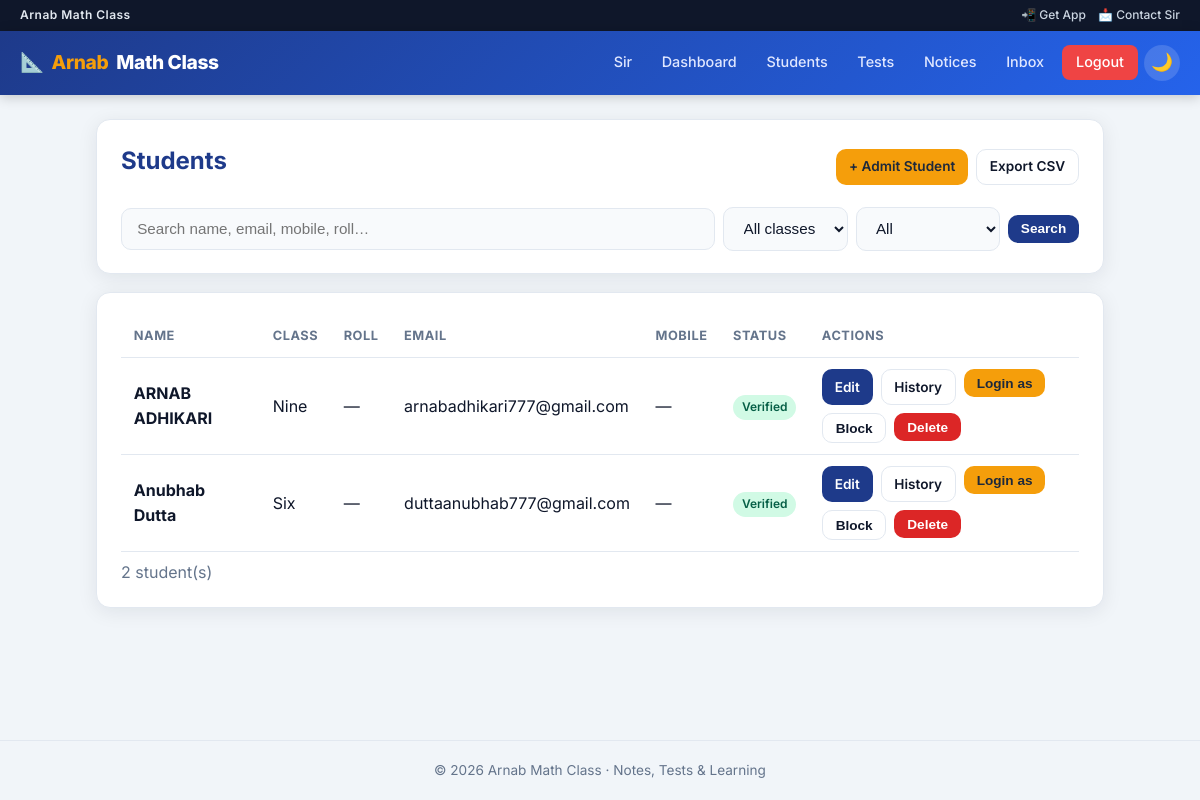
The page /teacher/students (signed in) on the database its author committed.
### tables this page shows
CREATE TABLE students (
            id INTEGER PRIMARY KEY AUTOINCREMENT,
            name TEXT NOT NULL,
            class_name TEXT NOT NULL,
            roll TEXT,
            email TEXT UNIQUE NOT NULL,
            password_hash TEXT NOT NULL,
            is_verified INTEGER DEFAULT 0,
            registered_at TEXT NOT NULL
        , mobile TEXT, admitted_by_teacher INTEGER DEFAULT 0, is_blocked INTEGER DEFAULT 0, notes_internal TEXT);

### app.py (the view)
@app.route("/teacher/students")
@teacher_login_required
def students_list():
    q = request.args.get("q", "").strip()
    class_filter = request.args.get("class", "").strip()
    status = request.args.get("status", "all")
    with get_db() as conn:
        sql = "SELECT * FROM students WHERE 1=1"
        params = []
        if q:
            sql += " AND (name LIKE ? OR email LIKE ? OR mobile LIKE ? OR roll LIKE ?)"
            like = f"%{q}%"
            params.extend([like, like, like, like])
        if class_filter:
            sql += " AND class_name=?"
            params.append(class_filter)
        if status == "verified":
            sql += " AND is_verified=1 AND is_blocked=0"
        elif status == "pending":
            sql += " AND is_verified=0"
        elif status == "blocked":
            sql += " AND is_blocked=1"
        sql += " ORDER BY class_name, name"
        students = conn.execute(sql, params).fetchall()
        classes = [r[0] for r in conn.execute("SELECT DISTINCT class_name FROM students ORDER BY class_name").fetchall()]
    return render_template(
        "students_list.html", students=students, q=q, class_filter=class_filter,
        status=status, classes=classes
    )

### app.py (called while the page is built, shortened)
def get_db():
    conn = sqlite3.connect(DB_PATH)
    conn.row_factory = sqlite3.Row
    conn.execute("PRAGMA foreign_keys = ON")
    return conn

def get_csrf_token():
    token = session.get("_csrf_token")
    if not token:
        token = secrets.token_urlsafe(32)
        session["_csrf_token"] = token
    return token

@app.before_request
def enforce_https():
    if FORCE_HTTPS and not DEBUG_MODE and not request.is_secure and not _is_local_host():
        return redirect(request.url.replace("http://", "https://", 1), code=301)

@app.before_request
def csrf_protect():
    if request.method not in ("POST", "PUT", "PATCH", "DELETE"):
        return None

@app.after_request
def add_security_headers(resp):
    resp.headers.setdefault("X-Content-Type-Options", "nosniff")
    resp.headers.setdefault("X-Frame-Options", "SAMEORIGIN")
    resp.headers.setdefault("Referrer-Policy", "strict-origin-when-cross-origin")
    resp.headers.setdefault("Permissions-Policy", "camera=(), microphone=(), geolocation=()")
    if FORCE_HTTPS and request.is_secure:
        resp.headers.setdefault("Strict-Transport-Security", "max-age=31536000")
    return resp

@app.before_request
def validate_student_session():
    sid = session.get("student_id")
    if not sid or request.endpoint in (None, "static", "manifest", "service_worker"):
        return None

def teacher_login_required(f):
    @wraps(f)
    def decorated(*args, **kwargs):
        if not session.get("is_teacher"):
            flash("Teacher login is required.", "error")
            return redirect(url_for("teacher_login"))
        return f(*args, **kwargs)
    return decorated

@app.context_processor
def inject_notifications():
    data = {"unread_notif_count": 0, "student_notifications": []}
    sid = session.get("student_id")
    if not sid:
        return data

### templates/students_list.html (shortened to what this page needs)
{% extends "base.html" %}
{% block content %}
<div class="card">
  <div class="flex justify-between items-center flex-wrap gap-1">
    <h2>Students</h2>
    <div class="flex gap-1 flex-wrap">
      <a href="{{ url_for('admit_student') }}" class="btn btn-accent btn-sm">+ Admit Student</a>
      <a href="{{ url_for('export_students') }}" class="btn btn-outline btn-sm">Export CSV</a>
    </div>
  </div>
  <form method="GET" class="flex gap-1 flex-wrap mt-2 items-center">
    <input type="text" name="q" value="{{ q or '' }}" placeholder="Search name, email, mobile, roll…" style="flex:1;min-width:180px;margin:0">
    <select name="class" style="width:auto;margin:0">
      <option value="">All classes</option>
    </select>
    <select name="status" style="width:auto;margin:0">
      <option value="all" {% if status=='all' %}selected{% endif %}>All</option>
    </select>
    <button class="btn btn-primary btn-sm" type="submit">Search</button>
  </form>
</div>
<div class="card">
  {% if students %}
  <div style="overflow-x:auto">
  <table>
    <thead>
      <tr>
        <th>Name</th><th>Class</th><th>Roll</th><th>Email</th><th>Mobile</th><th>Status</th><th>Actions</th>
      </tr>
    </thead>
    <tbody>
      {% for s in students %}
      <tr>
        <td><strong>{{ s.name }}</strong></td>
        <td>{{ s.class_name }}</td>
        <td>{{ s.roll or '—' }}</td>
        <td>{{ s.email }}</td>
        <td>{{ s.mobile or '—' }}</td>
        <td>
          {% if s.is_blocked %}<span class="badge badge-danger">Blocked</span>
          {% elif s.is_verified %}<span class="badge badge-success">Verified</span>
          {% else %}<span class="badge badge-info">Pending</span>{% endif %}
        </td>
        <td>
          <div class="flex gap-1 flex-wrap">
            <a href="{{ url_for('edit_student', student_id=s.id) }}" class="btn btn-sm btn-primary">Edit</a>
            <a href="{{ url_for('student_history', student_id=s.id) }}" class="btn btn-sm btn-outline">History</a>
            {% if s.is_verified and not s.is_blocked %}
            <form method="POST" action="{{ url_for('login_as_student', student_id=s.id) }}"><input type="hidden" name="csrf_token" value="{{ csrf_token() }}">
              <button class="btn btn-sm btn-accent" title="Login as this student">Login as</button>
            </form>
            {% endif %}
            <form method="POST" action="{{ url_for('block_student', student_id=s.id) }}"><input type="hidden" name="csrf_token" value="{{ csrf_token() }}">
              <button class="btn btn-sm btn-outline">{{ 'Unblock' if s.is_blocked else 'Block' }}</button>
            </form>
            <form method="POST" action="{{ url_for('delete_student', student_id=s.id) }}" onsubmit="return confirm('Permanently delete {{ s.name }}?')"><input type="hidden" name="csrf_token" value="{{ csrf_token() }}">
              <button class="btn btn-sm btn-danger">Delete</button>
            </form>
          </div>
        </td>
      </tr>
      {% endfor %}
    </tbody>
  </table>
  </div>
  <p class="text-muted mt-1">{{ students|length }} student(s)</p>
  {% else %}
  <p class="text-muted">No students match your search.</p>
  {% endif %}
</div>
{% endblock %}

### templates/base.html (style rules this page uses)
:root, [data-theme="light"] { --bg: #f1f5f9; --surface: #ffffff; --surface2: #f8fafc; --text: #0f172a; --text-muted: #64748b; --primary: #1e3a8a; --primary-hover: #1e40af; --accent: #f59e0b; --success: #059669; --danger: #dc2626; --border: #e2e8f0; --shadow: 0 4px 20px rgba(15,23,42,0.08); --radius: 14px; --nav-h: 64px; }
* { margin:0; padding:0; box-sizing:border-box; }
html { scroll-behavior: smooth; }
body { font-family: 'Inter', 'Noto Sans Bengali', system-ui, sans-serif; background: var(--bg); color: var(--text); min-height: 100vh; display: flex; flex-direction: column; line-height: 1.55; transition: background .25s, color .25s; }
a { color: inherit; text-decoration: none; }
.card { background: var(--surface); border-radius: var(--radius); padding: 1.4rem 1.5rem; box-shadow: var(--shadow); border: 1px solid var(--border); margin-bottom: 1.1rem; transition: box-shadow .2s; }
.card h2, .card h3 { color: var(--primary); margin-bottom: .75rem; }
input[type=text], input[type=email], input[type=password], input[type=number], select, textarea { width: 100%; padding: .7rem .95rem; border: 1.5px solid var(--border); border-radius: 10px; background: var(--surface2); color: var(--text); font-size: .95rem; transition: border .15s, box-shadow .15s; }
.btn { display: inline-flex; align-items: center; gap: .4rem; padding: .65rem 1.25rem; border: none; border-radius: 10px; font-weight: 600; font-size: .92rem; cursor: pointer; transition: transform .12s, background .15s, box-shadow .15s; }
.btn-primary { background: var(--primary); color: #fff; }
.btn-accent { background: var(--accent); color: #1e293b; }
.btn-danger { background: var(--danger); color: #fff; }
.btn-outline { background: transparent; border: 1.5px solid var(--border); color: var(--text); }
.btn-sm { padding: .4rem .8rem; font-size: .85rem; }
table { width: 100%; border-collapse: collapse; }
th, td { padding: .7rem .8rem; text-align: left; border-bottom: 1px solid var(--border); }
th { font-size: .8rem; text-transform: uppercase; letter-spacing: .04em; color: var(--text-muted); }
.badge { display: inline-block; padding: .2rem .55rem; border-radius: 999px; font-size: .75rem; font-weight: 600; }
.badge-success { background: #d1fae5; color: #065f46; }
.mt-1 { margin-top: .5rem; }
.mt-2 { margin-top: 1rem; }
.flex { display: flex; }
.gap-1 { gap: .5rem; }
.items-center { align-items: center; }
.justify-between { justify-content: space-between; }
.flex-wrap { flex-wrap: wrap; }
.text-muted { color: var(--text-muted); }

### rows shown on the page
students: name "ARNAB ADHIKARI", class_name "Nine", roll "—", email "arnabadhikari777@gmail.com", mobile "—", is_verified "Verified", is_blocked "Block"
students: name "Anubhab Dutta", class_name "Six", roll "—", email "duttaanubhab777@gmail.com", mobile "—", is_verified "Verified", is_blocked "Block"

### other values the page prints
{{ students|length }} "2"
